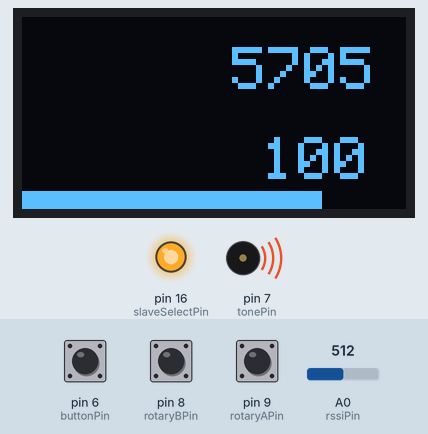
Recording of a sketch running on a simulated Arduino Uno, built with avr-gcc and run on an emulated ATmega328P. On the bench: 128×64 one-colour display, output pins drawn as LEDs (lit = HIGH), buzzer (waves = sounding). The test bench sets the inputs (shaded band); at power-on: A0 (rssiPin) = 512, pin 6 (buttonPin) HIGH, pin 8 (rotaryBPin) HIGH, pin 9 (rotaryAPin) HIGH. Pins used as bus, display or sensor lines are not drawn.

Above: at 1.2 s.
1.3 s: A0 (rssiPin) set to 122
At 1.8 s:
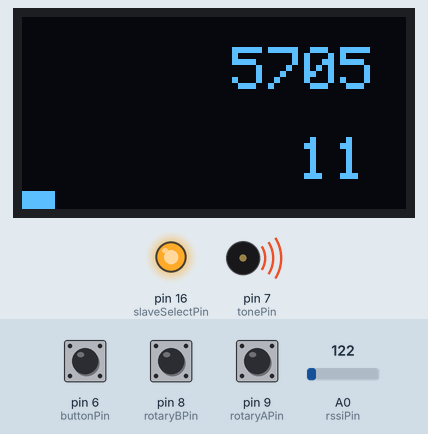
2.8 s: A0 (rssiPin) set to 90
At 4.0 s:
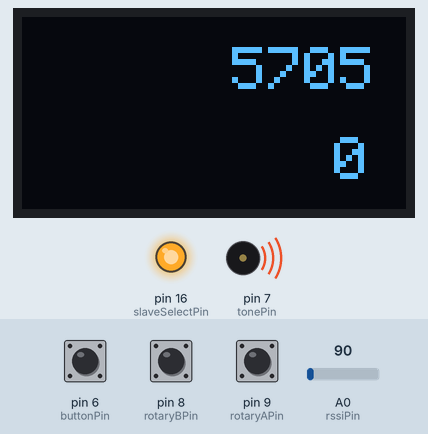
4.3 s: A0 (rssiPin) set to 110
At 5.5 s:
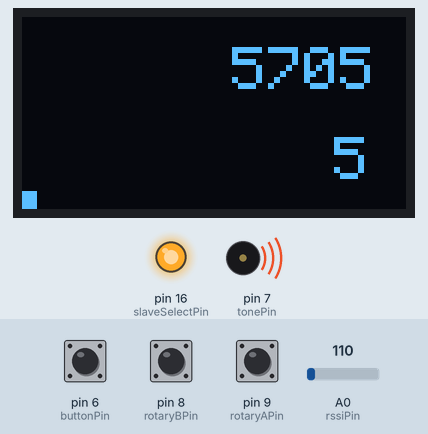
Timing chart, 0 to 7.3 s (numbered marks = the images above; inputs shaded):
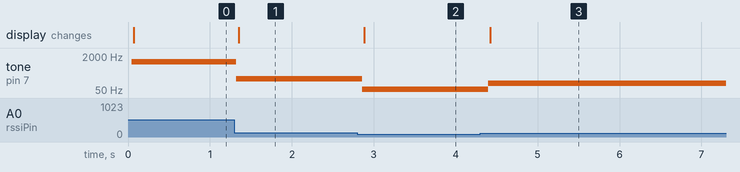

Measured:
- after the input at 1.3 s, tone on pin 7 (tonePin): 1055 Hz → 165 Hz at once; the display: changes after 0.05 s (image 1)
- after the input at 2.8 s, tone on pin 7 (tonePin): 165 Hz → 55 Hz after 0.06 s; the display: changes after 0.09 s (image 2)
- after the input at 4.3 s, tone on pin 7 (tonePin): 55 Hz → 105 Hz after 0.10 s; the display: changes after 0.12 s (image 3)

The sketch:

rx5808_nano_finder.ino
```cpp
//必要部品
//1 Arduino(UNO NANO PROMINIどれでも？)
//2 押しボタンスイッチ付きロータリーエンコーダー(インクリメンタル式）例 BANGGOODで売っている KY-040
//3 圧電スピーカー 例 秋月で売ってるムラタPKM17EPP-4001-B0
//4 SSD1306 128x64ドット i2C接続のもの
//5 RX5808(SPI化してあるもの。最近のBanggoodのものならOK)
//6 アンテナ（指向性の高いもの)
//7 5V電源

#include <SPI.h>
#include <Wire.h>
#include <Adafruit_GFX.h>
#include <Adafruit_SSD1306.h>

#include "EEPROM.h"

#define screenWidth 128
#define screenHeight 64
#define oledReset 4
Adafruit_SSD1306 display(screenWidth,screenHeight,&Wire,oledReset);

//PIN Assign

// SPI pins for RX5808 control
#define spiDataPin    17 //A3 RX5808のCH1
#define slaveSelectPin  16 //RX5808のCH2
#define spiClockPin   15 //A1 RX5808のCH3
#define rssiPin   14 //A0 RX5808のRSSI

//Rotary Encoder Pins
#define rotaryAPin 9 // D9
#define rotaryBPin 8 // D8
#define buttonPin  6 //D6

//Buzzer Pin
#define tonePin    7 //D7

uint16_t ACTUAL_FREQ = 5705;
uint16_t SCALE = 1;
uint8_t  CURRENTSTATE = 0;
uint8_t  LASTSTATE = 0;
uint8_t  MATCHCOUNT = 0;
uint8_t  PATBUFFER = 0;
bool     INPUTMATCH = false;

void setup()
{
  // initialize with the I2C addr 0x3D or 0x3C(for the 128x64)
  display.begin(SSD1306_SWITCHCAPVCC, 0x3C);
  display.clearDisplay();

  // SPI pins for RX5808 control
  pinMode(spiDataPin, OUTPUT);
  pinMode(spiClockPin, OUTPUT);
  pinMode(slaveSelectPin, OUTPUT);

  //Rotary Encoder Pins
  pinMode(rotaryAPin, INPUT_PULLUP);
  pinMode(rotaryBPin, INPUT_PULLUP);
  pinMode(buttonPin, INPUT_PULLUP);

  if (digitalRead(rotaryAPin)) LASTSTATE |= B10;
  if (digitalRead(rotaryBPin)) LASTSTATE |= B01;

  ACTUAL_FREQ = 5705;
  setChannel();
}

void loop()
{
  uint8_t tmpRssi = 0;
  uint32_t nextTime = 0;
  int8_t encoderState;


  initDisplay();
  printFreq();

  while (1)
  {
    if (buttonPushed()) SCALE = SCALE * 10;
    if (SCALE == 1000) SCALE = 1;

    CURRENTSTATE = 0;
    if (digitalRead(rotaryAPin)) CURRENTSTATE |= B10;
    if (digitalRead(rotaryBPin)) CURRENTSTATE |= B01;

    if (LASTSTATE == CURRENTSTATE) {
      if (!INPUTMATCH) {
        MATCHCOUNT++;
        if (MATCHCOUNT >= 5) {
          // 状態確定
          INPUTMATCH = true;
          encoderState = checkEncoderState(CURRENTSTATE);
          if (encoderState != 0) {
            ACTUAL_FREQ += encoderState * SCALE;
            ACTUAL_FREQ = constrain(ACTUAL_FREQ, 5600, 6000);
            printFreq();
            setChannel();
          }
        }
      }
    }
    else {
      LASTSTATE = CURRENTSTATE;
      MATCHCOUNT = 0;
      INPUTMATCH = false;
    }

    if (nextTime <  millis() | nextTime == 0)
    {
      tmpRssi = mappedRSSI();
      tone(tonePin, 55 + tmpRssi * 10);

      setCursorPrint(tmpRssi);
      display.display();
      nextTime = millis() + 100;
    }
  }
}

uint8_t buttonPushed()
{
  if ( digitalRead(buttonPin) == LOW )
  {
    delay(100);
    if (digitalRead(buttonPin) == LOW) return (1);
  }
  return (0);
}

int8_t checkEncoderState(uint8_t newState) {

  PATBUFFER <<= 2;
  PATBUFFER |= newState;
  if (PATBUFFER == 0x4B) {
    // +PATTERN 0x4B = B01001011 -> 01 00 10 11の順にエンコーダーのピンの状態が変わったらプラス方向
    return 1;
  }

  else if (PATBUFFER == 0x87) {
    // -PATTERN 0x87 = B10000111 -> 10 00 01 11の順にエンコーダーのピンの状態が変わったらマイナス方向
    return -1;
  }

  else {
    return 0;
  }
}

void printFreq()
{
  display.fillRect(0, 0, 127, 40, BLACK);
  display.setTextColor(WHITE);
  display.setTextSize(2);
  display.setCursor(70, 10);
  display.println(ACTUAL_FREQ);
  display.setTextSize(1);
}

void setCursorPrint(uint8_t rssi)
{
  display.setTextSize(2);
  display.fillRect(80, 40, 128, 52, BLACK);

  if (rssi < 10) display.setCursor(80 + 24, 40);
  else if (rssi < 100) display.setCursor(80 + 12, 40);
  else display.setCursor(80, 40);

  display.print(rssi);
  display.fillRect(0, 58, 100, 63, BLACK);
  display.fillRect(0, 58, rssi, 63, WHITE);
}

void initDisplay()
{
  display.clearDisplay();
}

uint16_t mappedRSSI()
{
  uint16_t rawRssi = 0;
  uint16_t mapRssi = 0;
  rawRssi = readRSSI();
  rawRssi = constrain(rawRssi, 100, 300);
  mapRssi = map(rawRssi, 100, 300, 0, 100);
  return (mapRssi);
}

uint16_t readRSSI()
{
  uint16_t rssi = 0;
  rssi = analogRead(rssiPin);
  return (rssi);
}

void setChannel()
{
  setChannelModule(ACTUAL_FREQ);
  delay(10);
}
```

RTC6715.ino
```cpp
//周波数からPLLに書き込む値を計算するサブルーチン
//計算方法はデータシート参照のこと
uint32_t calcChannelRegister(uint32_t channelFreq)
{
  uint32_t freq;
  uint32_t flo;
  uint32_t n;
  uint32_t a;
  uint32_t freq_registor;
  freq = constrain(channelFreq, 5000, 6000); //5000-6000MHZの間で設定する。
  flo = freq - 479;
  n = flo / 64;
  a = (flo - (n * 64)) / 2;
  freq_registor = (n << 7) + a;
  return (freq_registor);
}

//周波数を引数にしてPLLに周波数を設定するサブルーチン
void setChannelModule(uint16_t channelFreq)
{
  uint8_t address = 1;
  uint32_t channelData;
  channelData = calcChannelRegister(channelFreq);
  moduleWriteRegister(address, channelData);
}

void moduleWriteRegister(uint8_t address, uint32_t registerData)
{
  int i;
  delayMicroseconds(1);
  digitalWrite(slaveSelectPin, LOW);
  delayMicroseconds(1);

  // Register 0x1
  for (i = 4; i > 0; i--)
  {
    serialSendBit(address & 0x1);
    // Shift bits along to check the next one
    address >>= 1;
  }

  // Write mode
  serialSendBit(1);

  // D0-D19
  for (i = 20; i > 0; i--)
  {
    serialSendBit(registerData & 0x1);
    // Shift bits along to check the next one
    registerData >>= 1;
  }

  // Finished clocking data in
  delayMicroseconds(1);
  digitalWrite(slaveSelectPin, HIGH);
  delayMicroseconds(1);
  digitalWrite(spiDataPin, LOW);
}


void serialSendBit(uint8_t bit)
{
  digitalWrite(spiClockPin, LOW);
  delayMicroseconds(1);
  if (bit == 0) digitalWrite(spiDataPin, LOW);
  else digitalWrite(spiDataPin, HIGH);
  delayMicroseconds(1);
  digitalWrite(spiClockPin, HIGH);
  delayMicroseconds(1);
  digitalWrite(spiClockPin, LOW);
  delayMicroseconds(1);
}
```
